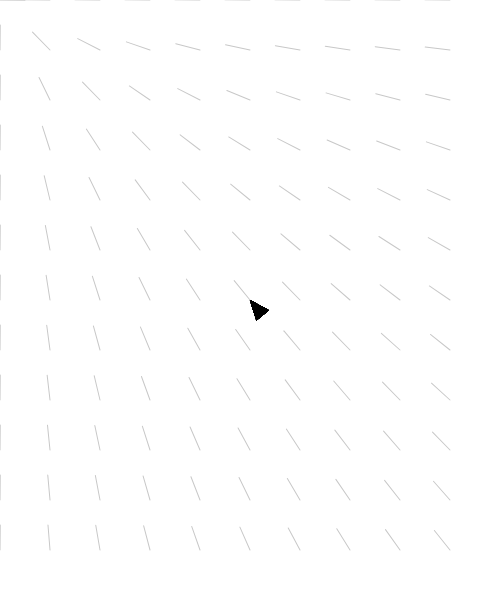
Frame 1 (no input)
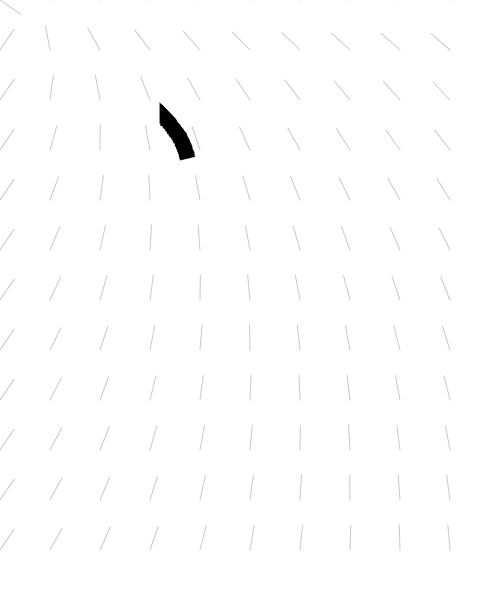
Frame 60 (no input)
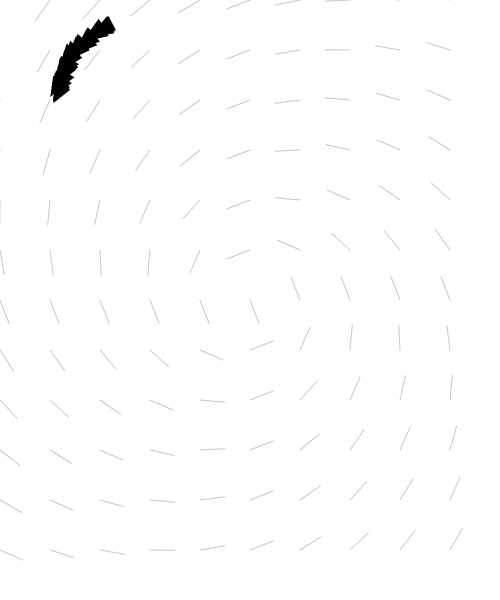
Frame 120 (the mouse pressed at the canvas centre since frame 60)

The p5.js sketch that drew these frames (run headless with seeded random() and noise() and a simulated clock; from frame 60 on, the mouse is pressed at the canvas centre):

// p5.js sketch
// ── sketch.js
var RESOLUTION = 50;
var angles = [];
var rows, cols;

var vehicles = [];

function setup() {
  createCanvas(500, 600);
  rows = ceil(width / RESOLUTION);
  cols = ceil(height / RESOLUTION);

  for (var i = 0; i < 50; i++) {
    vehicles.push(new Vehicle(width/2, height/2));
  }
}

function draw() {
  background(255);

  // flow field
  for (var c = 0; c < cols; c++) {
    for (var r = 0; r < rows; r++) {

      var index = r + c * rows; // *** x + y * width

      var x = r * RESOLUTION;
      var y = c * RESOLUTION;

      var mouse = createVector(mouseX, mouseY);
      var pos = createVector(x,y);
      var vector = p5.Vector.sub(mouse, pos);
      var val = vector.heading() + frameCount*0.01;

      angles[index] = val;

      push();
      translate(x, y);

      // noFill();
      // stroke(200);
      // rect(0, 0, RESOLUTION, RESOLUTION);
      // text(index, 5, 15);

      rotate(val);
      stroke(200);
      line(0, 0, RESOLUTION / 2, 0);

      pop();
    }
  }

  // vehicles
  for (var i = 0; i < vehicles.length; i++) {
    var v = vehicles[i];

    var r = floor(v.pos.x / RESOLUTION);
    var c = floor(v.pos.y / RESOLUTION);
    var index = r + c * rows;

    v.flow(angles[index]);
    v.update();
    v.checkEdges();
    v.display();
  }
}
// ── Vehicle.js
"use strict";

class Vehicle {
  constructor(x,y) {
    this.pos = createVector(x,y);
    this.vel = createVector();
    this.acc = createVector();
    this.angle = 0;
    this.maxDesired = random(4.9,5);
    this.maxSteer = random(0.1,0.15);
  }
  update() {
    this.vel.add(this.acc);
    this.pos.add(this.vel);
    this.acc.mult(0);
    this.angle = this.vel.heading();
  }
  flow(angle) {
    var desired = p5.Vector.fromAngle(angle); 
    desired.setMag(this.maxDesired);
    var steer = p5.Vector.sub(desired, this.vel);
    steer.limit(this.maxSteer);
    this.applyForce(steer);
  }
  applyForce(force) {
    this.acc.add(force);
  }
  checkEdges() {
    if (this.pos.x < 0) {
      this.pos.x = width;
    } else if (this.pos.x > width) {
      this.pos.x = 0;
    }
    if (this.pos.y < 0) {
      this.pos.y = height;
    } else if (this.pos.y > height) {
      this.pos.y = 0;
    }
  }
  display(){
    push();
    translate(this.pos.x, this.pos.y);
    rotate(this.angle);
    
    noStroke();
    fill(0);
    triangle(0,0,-20,8,-20,-8);
    
    pop();
  }
}
